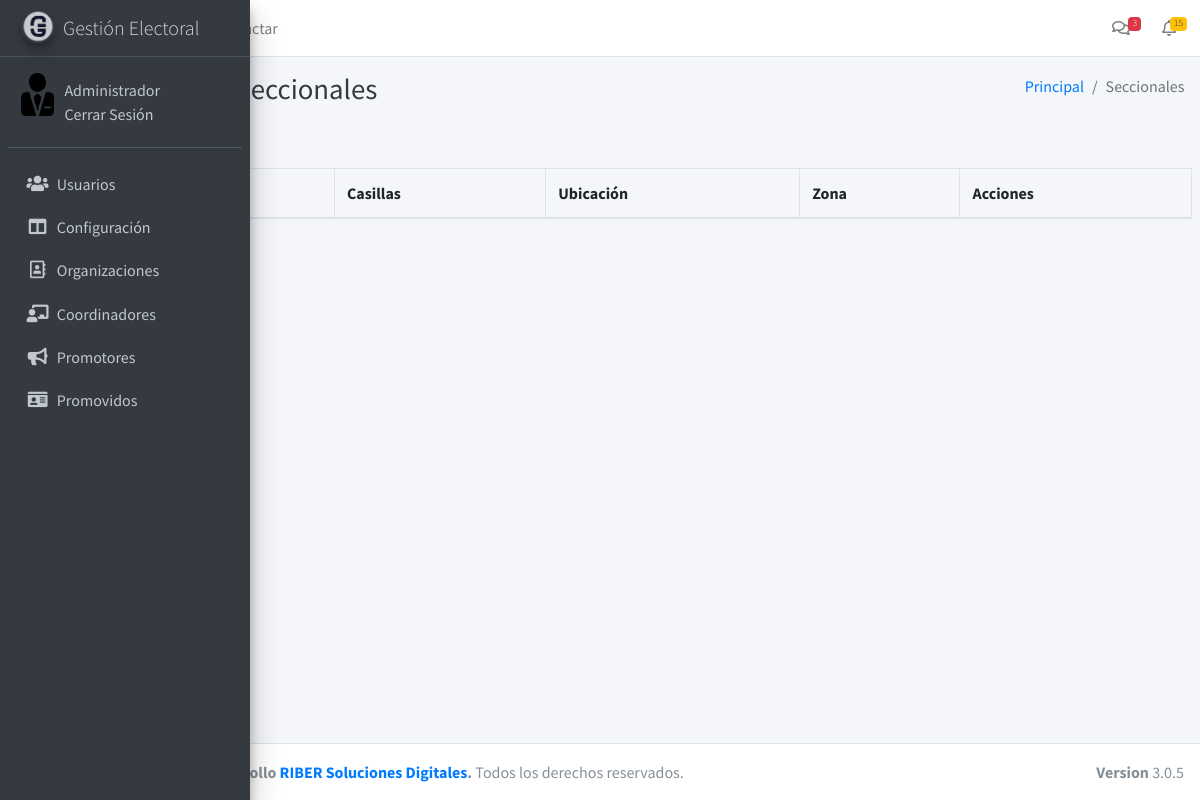
Before: /seccionales (signed in) with the older database file.
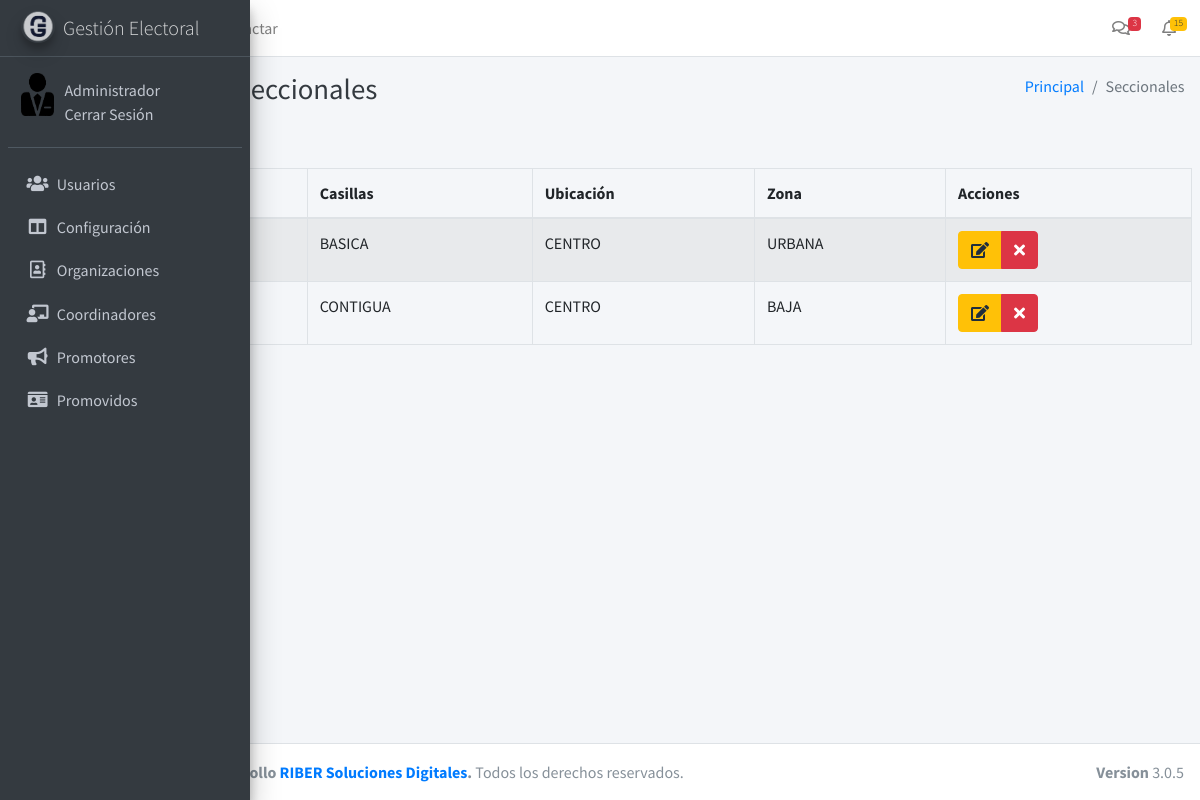
After: the same page with the newer database file.
### tables this page shows
CREATE TABLE `secciones` (
  `id` int NOT NULL AUTO_INCREMENT,
  `numero` varchar(10) DEFAULT NULL,
  `tipo_casilla` varchar(45) DEFAULT NULL,
  `ubicacion` varchar(250) DEFAULT NULL,
  `zona` varchar(20) DEFAULT NULL,
  PRIMARY KEY (`id`)
);

### controllers/template.controller.php (called while the page is built)
<?php
class ControllerTemplate{
  static public function ctrTemplate(){
    include "views/template.php";
  }
}

### index.php (called while the page is built, shortened)
<?php
require_once "controllers/template.controller.php";
require_once "controllers/users.controller.php";
require_once "controllers/seccionales.controller.php";
require_once "controllers/nominal.controller.php";
require_once "models/seccionales.model.php";
$template = new ControllerTemplate();
$template->ctrTemplate();

### controllers/seccionales.controller.php (called while the page is built, shortened)
<?php
class ControladorSeccionales
{
	public static function ctrMostrarSeccionales($item, $valor)
	{
		$tabla = "secciones";
		$respuesta = ModeloSeccionales::mdlMostrarSeccionales($tabla, $item, $valor);
		return $respuesta;
	}
}

### models/connection.php (called while the page is built)
<?php
class Conexion{
	static public function conectar(){
		try{
			$servidor="mysql:host=localhost;dbname=electoral";
			$usuario="root";
			$clave="";
			$link = new PDO($servidor,$usuario,$clave);
			$link->setAttribute(PDO::ATTR_ERRMODE, PDO::ERRMODE_EXCEPTION);
			$link->exec("set names utf8");
			return $link;
			}catch(PDOException $e){
			echo "ERROR: " . $e->getMessage();
		  }
	}
}

### models/seccionales.model.php (called while the page is built, shortened)
<?php
require_once "connection.php";
class ModeloSeccionales
{
	static public function mdlMostrarSeccionales($tabla, $item, $valor)
	{
		if ($item != null) {
			$stmt = Conexion::conectar()->prepare("SELECT * FROM $tabla WHERE $item = :$item");
			$stmt->bindParam(":" . $item, $valor, PDO::PARAM_STR);
			$stmt->execute();
			return $stmt->fetch();
		} else {
			$stmt = Conexion::conectar()->prepare("SELECT * FROM $tabla");
			$stmt->execute();
			return $stmt->fetchAll();
		}
	}
}

### views/modules/seccionales.php (the view, shortened to what this page needs)
<div class="content-wrapper">
  <div class="content-header">
    <div class="container-fluid">
      <div class="row mb-2">
        <div class="col-sm-6">
          <h1 class="m-0 text-dark">Administrar Seccionales</h1>
        </div>
        <div class="col-sm-6">
          <ol class="breadcrumb float-sm-right">
            <li class="breadcrumb-item"><a href="home">Principal</a></li>
            <li class="breadcrumb-item active">Seccionales</li>
          </ol>
        </div>
      </div>
    </div>
  </div>
  <section class="content">
    <div class="box">
      <div class="box-header with-border">
        <button class="btn btn-primary" data-toggle="modal" data-target="#modalAgregarSeccional">
        </button>
      </div>
      <div class="box-body">
        <table class="table table-bordered table-striped dt-responsive tablas" width="100%">
          <thead>
            <tr>
              <th style="width:10px">#</th>
              <th>Numero</th>
              <th>Casillas</th>
              <th>Ubicación</th>
              <th>Zona</th>
              <th>Acciones</th>
            </tr>
          </thead>
          <tbody>
            <?php
            $item = null;
            $valor = null;
            $seccionales = ControladorSeccionales::ctrMostrarSeccionales($item, $valor);
            foreach ($seccionales as $key => $value) {
              echo ' <tr>
              <td>' . ($key + 1) . '</td>
              <td>' . $value["numero"] . '</td>
              <td>' . $value["tipo_casilla"] . '</td>
              <td>' . $value["ubicacion"] . '</td>
              <td>' . $value["zona"] . '</td>
              <td>
                <div class="btn-group">
                  <button class="btn btn-warning btnEditarSeccional" idSeccional="' . $value["id"] . '" data-toggle="modal" data-target="#modalEditarSeccional"><i class="fa fa-edit"></i></button>
                  <button class="btn btn-danger btnEliminarSeccional" idSeccional="' . $value["id"] . '"  numero="' . $value["numero"] . '"><i class="fa fa-times"></i></button>
                </div>
              </td>
            </tr>';
            }
            ?>
          </tbody>
        </table>
      </div>
    </div>
  </section>
</div>

### views/template.php (shortened to what this page needs)
<!DOCTYPE html>
<html>
<head>
  <link rel="stylesheet" href="views/plugins/daterangepicker/daterangepicker.css">
  <link rel="stylesheet" href="views/plugins/fontawesome-free/css/all.min.css">
  <link rel="stylesheet" href="https://unpkg.com/leaflet@1.7.1/dist/leaflet.css" />
  <link rel="stylesheet" href="https://code.ionicframework.com/ionicons/2.0.1/css/ionicons.min.css">
  <link rel="stylesheet" href="views/css/adminlte.css">
</head>
<body class="hold-transition sidebar-collapse sidebar-mini layout-fixed ">
  <?php
  if (isset($_SESSION["session_start"]) && $_SESSION["session_start"] == "c195b44182f3da8e9b3797915ad450aa") {
    echo '<div class="wrapper">';
    include "modules/header.php";
    include "modules/sidebar.php";
    if (isset($_GET["ruta"])) {
      if (
        $_GET["ruta"] == "exit" ||
        $_GET["ruta"] == "usuarios" ||
        $_GET["ruta"] == "altausuarios" ||
        $_GET["ruta"] == "inicio" ||
        $_GET["ruta"] == "configuracion" ||
        $_GET["ruta"] == "solicitudes" ||
        $_GET["ruta"] == "problematicas" ||
        $_GET["ruta"] == "organizacion" ||
        $_GET["ruta"] == "coordinadores" ||
        $_GET["ruta"] == "agregarcoordinador" ||
        $_GET["ruta"] == "altapromotor" ||
        $_GET["ruta"] == "promotores" ||
        $_GET["ruta"] == "promovidos" ||
        $_GET["ruta"] == "altapromovidos" ||
        $_GET["ruta"] == "altacoordinador" ||
        $_GET["ruta"] == "seccionales" ||
        $_GET["ruta"] == "nominal"
      ) {
        include "modules/" . $_GET["ruta"] . ".php";
      } else {
        include "modules/404.php";
      }
    }
    include "modules/footer.php";
    echo '</div>';
  } else {
    include "modules/login.php";
  }
  ?>
</body>
</html>

### views/modules/header.php (shortened to what this page needs)
<nav class="main-header navbar navbar-expand navbar-white navbar-light">
    <ul class="navbar-nav">
      <li class="nav-item">
        <a class="nav-link" data-widget="pushmenu" href="#" role="button"><i class="fas fa-bars"></i></a>
      </li>
      <li class="nav-item d-none d-sm-inline-block">
        <a href="inicio" class="nav-link">Inicio</a>
      </li>
      <li class="nav-item d-none d-sm-inline-block">
        <a href="comunica" class="nav-link">Contactar</a>
      </li>
    </ul>
    <ul class="navbar-nav ml-auto">
      <li class="nav-item dropdown">
        <a class="nav-link" data-toggle="dropdown" href="#">
          <i class="far fa-comments"></i>
          <span class="badge badge-danger navbar-badge">3</span>
        </a>
      </li>
      <li class="nav-item dropdown">
        <a class="nav-link" data-toggle="dropdown" href="#">
          <i class="far fa-bell"></i>
          <span class="badge badge-warning navbar-badge">15</span>
        </a>
      </li>
    </ul>
  </nav>

### views/modules/sidebar.php (shortened to what this page needs)
<aside class="main-sidebar sidebar-dark-primary elevation-4">
  <a href="inicio" class="brand-link">
    <img src="views/img/template/AdminLTELogo.png" alt="AdminLTE Logo" class="brand-image img-circle elevation-3"
         style="opacity: .8">
  </a>
  <div class="sidebar">
    <div class="user-panel mt-3 pb-3 mb-3 d-flex">
      <div class="image">
      <?php
          if($_SESSION["foto"] != ""){
            echo '<img src="'.$_SESSION["foto"].'" class="user-image">';
          }else{
            echo '<img src="views/img/users/default/anonymous.png" class="user-image">';
          }
          ?>
      </div>
    </div>
    <nav class="mt-2">
      <ul class="nav nav-pills nav-sidebar flex-column" data-widget="treeview" role="menu" data-accordion="false">
        <?php
        if ($_SESSION["perfil"]=="Administrador"){
        echo '
          <li class="nav-item">
            <a href="usuarios" class="nav-link">
              <i class="nav-icon fas fa-users"></i>
              <p>Usuarios</p>
            </a>
          </li>
          <li class="nav-item">
            <a href="configuracion" class="nav-link">
              <i class="nav-icon fas fa-columns"></i>
              <p>Configuración</p>
            </a>
          </li>
          <li class="nav-item">
            <a href="organizacion" class="nav-link">
              <i class="nav-icon far fa-address-book"></i>
              <p>Organizaciones</p>
            </a>
          </li>
          <li class="nav-item">
            <a href="coordinadores" class="nav-link">
              <i class="nav-icon fas fa-chalkboard-teacher"></i>
              <p>Coordinadores</p>
            </a>
          </li>';
        }
        ?>
        <?php
      if ($_SESSION["perfil"]=="coordinador" || $_SESSION["perfil"]=="Administrador"){
        echo '
        <li class="nav-item">
          <a href="promotores" class="nav-link">
            <i class="nav-icon fas fa-bullhorn"></i>
            <p>Promotores</p>
          </a>
        </li>';
      }
      ?>
        <li class="nav-item">
          <a href="promovidos" class="nav-link">
            <i class="nav-icon fas fa-id-card"></i>
          </a>
        </li>
      </ul>
    </nav>
  </div>
</aside>

### views/modules/footer.php (shortened to what this page needs)
<footer class="main-footer">
  <strong>Programacion y desarrollo <a href="http://www.riber.com.mx">RIBER Soluciones Digitales</a>.</strong>
  Todos los derechos reservados.
  <div class="float-right d-none d-sm-inline-block">
    <b>Version</b> 3.0.5
  </div>
</footer>

Changed rows visible on the page:
added secciones: numero "1B", tipo_casilla "BASICA", ubicacion "CENTRO", zona "URBANA"
added secciones: numero "2B", tipo_casilla "CONTIGUA", ubicacion "CENTRO", zona "BAJA"
